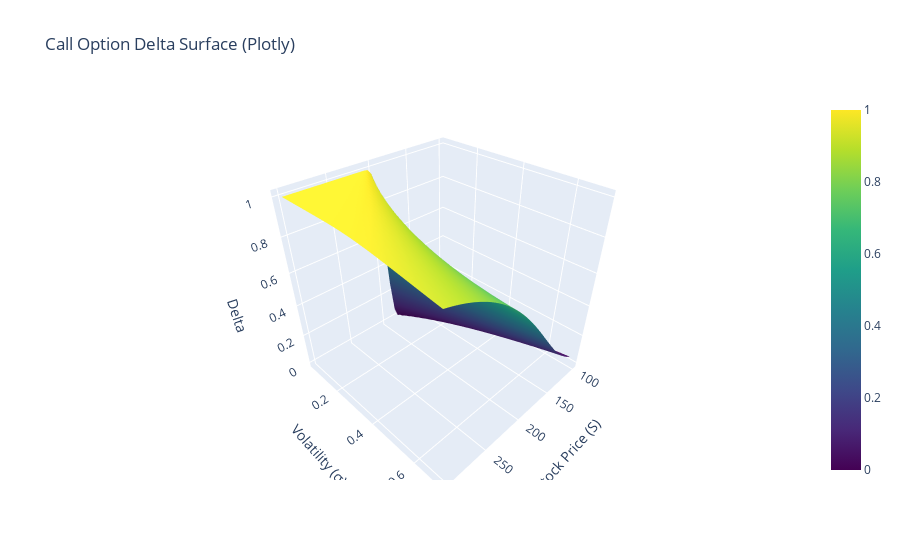

The code cell stored with this chart in its notebook:
### Code cell
import plotly.graph_objects as go

# Delta surface - Plotly
delta_grid = np.vectorize(lambda S, sigma: delta(S, K, T, r, sigma, option_type='call'))(S_grid, sigma_grid)

fig = go.Figure(data=[go.Surface(
    z=delta_grid,
    x=S_grid,
    y=sigma_grid,
    colorscale='Viridis'
)])

fig.update_layout(
    title="Call Option Delta Surface (Plotly)",
    scene=dict(
        xaxis_title="Stock Price (S)",
        yaxis_title="Volatility (σ)",
        zaxis_title="Delta"
    )
)
fig.show()

### Figure 1 — Plotly figure (JSON) as saved in the notebook; plotly's stock layout.template omitted (floating-point values rounded to 4 significant figures; data arrays with more than 128 entries replaced by an {"elided": "..."} marker saying what was removed)
{"data": [{"colorscale": [[0, "#440154"], [0.1111, "#482878"], [0.2222, "#3e4989"], [0.3333, "#31688e"], [0.4444, "#26828e"], [0.5556, "#1f9e89"], [0.6667, "#35b779"], [0.7778, "#6ece58"], [0.8889, "#b5de2b"], [1, "#fde725"]], "type": "surface", "x": {"elided": "50x50 float values"}, "y": {"elided": "50x50 float values"}, "z": {"elided": "50x50 float values"}}], "layout": {"scene": {"xaxis": {"title": {"text": "Stock Price (S)"}}, "yaxis": {"title": {"text": "Volatility (σ)"}}, "zaxis": {"title": {"text": "Delta"}}}, "title": {"text": "Call Option Delta Surface (Plotly)"}}}
